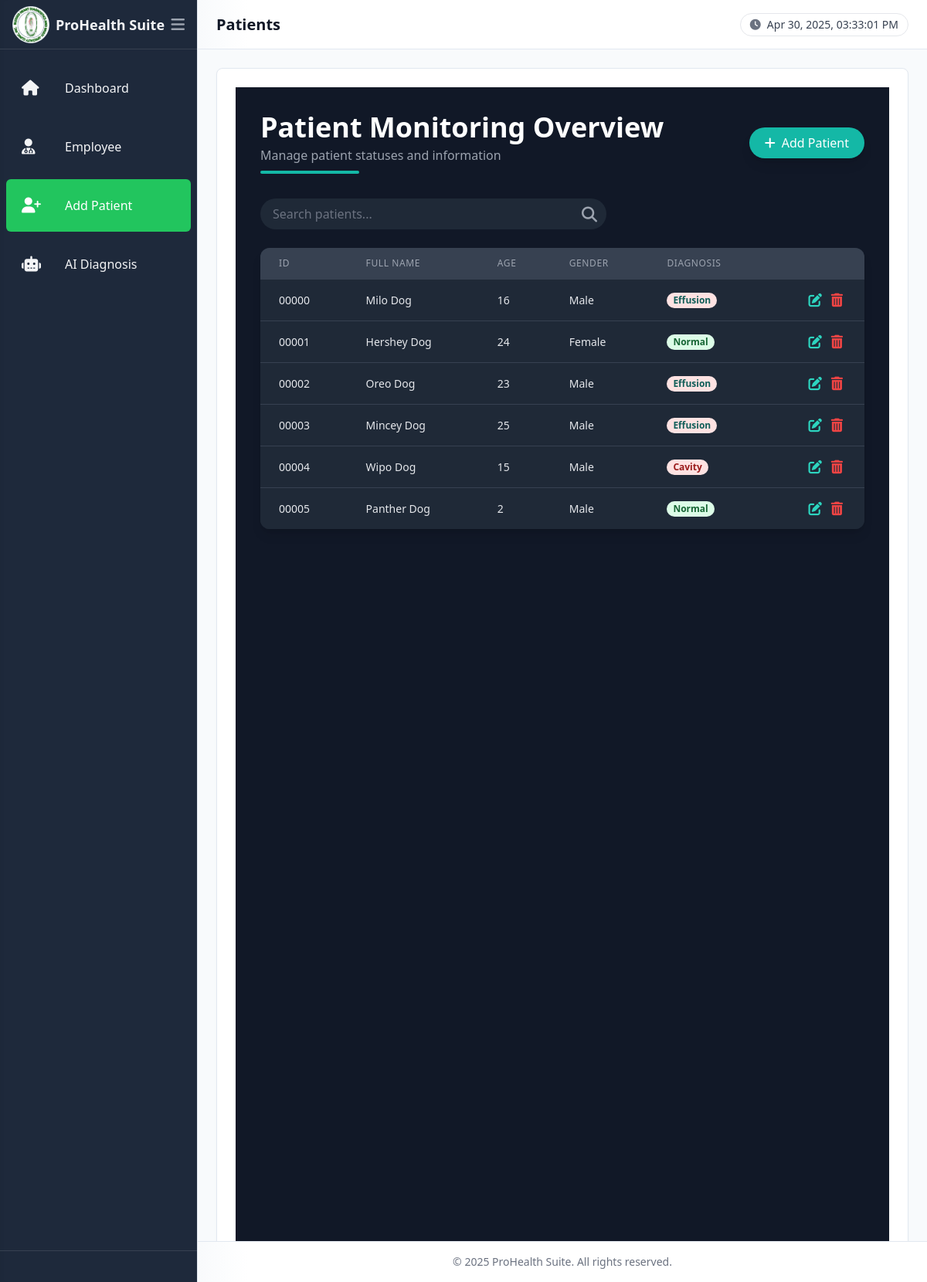
The app's page /patients/ with its own data.
### patient/models.py (models this page shows, shortened)
class Patient(models.Model):
    patient_id = models.CharField(
        max_length=5,
        unique=True,
        editable=False
    )
    GENDER_CHOICES = [
        ('M', 'Male'),
        ('F', 'Female'),
        ('O', 'Other'),
    ]
    DIAGNOSIS_CHOICES = [
        ('Pending', 'Pending'),
        ('No Findings', 'No Findings'),
        ('Cavity', 'Cavity'),
        ('Effusion', 'Effusion'),
    ]
    diagnosis      = models.CharField(
        max_length=20,
        choices=DIAGNOSIS_CHOICES,
        default='Pending'
    )
    confidence     = models.FloatField(
        null=True,
        blank=True,
        help_text="Model confidence (0–1) for the last diagnosis"
    )
    first_name     = models.CharField(max_length=100)
    middle_name    = models.CharField(max_length=100, blank=True, null=True)
    last_name      = models.CharField(max_length=100)
    gender         = models.CharField(max_length=1, choices=GENDER_CHOICES)
    birthdate      = models.DateField()
    age            = models.PositiveIntegerField(editable=False)
    contact_number = models.CharField(max_length=20)
    diagnosis      = models.CharField(
        max_length=20,
        choices=DIAGNOSIS_CHOICES,
        default='Pending'
    )

### patient/views.py (the view, shortened to what this page needs)
# urls.py: path('', views.patient_list, name='patient_list'),
def patient_list(request):
    patients = list(Patient.objects.order_by('last_name'))
    create_form = PatientForm()
    edit_forms = {p.id: PatientForm(instance=p) for p in patients}
    for p in patients:
        p.form = edit_forms[p.id]
    return render(request, 'patient/index.html', {
        'patients': patients,
        'create_form': create_form,
        'active_page': 'patients',
    })

### patient/templates/patient/index.html (shortened to what this page needs)
{% extends 'dashboard_base.html' %}
{% block header_title %}Patients{% endblock %}
{% block content %}
<div class="p-8 bg-gray-900 min-h-screen">
  <div class="flex justify-between items-center mb-8">
    <div>
      <h1 class="text-4xl font-bold text-white">Patient Monitoring Overview</h1>
      <p class="mt-1 text-gray-400">Manage patient statuses and information</p>
      <div class="w-32 h-1 bg-teal-500 mt-2 rounded-full"></div>
    </div>
    <button onclick="openModal('modal-create')" class="flex items-center space-x-2 bg-teal-500 hover:bg-teal-600 text-white px-5 py-2 rounded-full shadow-lg">
      <i class="fas fa-plus"></i>
      <span>Add Patient</span>
    </button>
  </div>
  <div class="relative mb-6 max-w-md">
    <input id="searchInput" type="text" placeholder="Search patients..."
           class="w-full bg-gray-800 text-gray-200 placeholder-gray-500 rounded-full pl-4 pr-12 py-2 focus:outline-none focus:ring-2 focus:ring-teal-500 transition"
           onkeyup="filterTable()">
    <button class="absolute right-3 top-1/2 transform -translate-y-1/2 text-gray-400 hover:text-gray-200">
      <i class="fas fa-search fa-lg"></i>
    </button>
  </div>
  <div class="overflow-x-auto bg-gray-800 rounded-xl shadow-lg">
    <table id="patientTable" class="min-w-full divide-y divide-gray-700">
      <thead class="bg-gray-700">
        <tr>
          <th class="px-6 py-3 text-left text-xs font-medium text-gray-400 uppercase tracking-wider">ID</th>
          <th class="px-6 py-3 text-left text-xs font-medium text-gray-400 uppercase tracking-wider">Full Name</th>
          <th class="px-6 py-3 text-left text-xs font-medium text-gray-400 uppercase tracking-wider">Age</th>
          <th class="px-6 py-3 text-left text-xs font-medium text-gray-400 uppercase tracking-wider">Gender</th>
          <th class="px-6 py-3 text-left text-xs font-medium text-gray-400 uppercase tracking-wider">Diagnosis</th>
          <th class="px-6 py-3"></th>
        </tr>
      </thead>
      <tbody class="bg-gray-800 divide-y divide-gray-700">
        {% for pat in patients %}
        <tr class="hover:bg-gray-700 transition">
          <td class="px-6 py-4 whitespace-nowrap text-sm font-medium text-gray-200">{{ pat.patient_id }}</td>
          <td class="px-6 py-4 whitespace-nowrap text-sm text-gray-200">{{ pat.first_name }}{% if pat.middle_name %} {{ pat.middle_name }}{% endif %} {{ pat.last_name }}</td>
          <td class="px-6 py-4 whitespace-nowrap text-sm text-gray-200">{{ pat.age }}</td>
          <td class="px-6 py-4 whitespace-nowrap text-sm text-gray-200">{{ pat.get_gender_display }}</td>
          <td class="px-6 py-4 whitespace-nowrap text-sm">
            {% if pat.diagnosis == 'No Findings' %}
              <span class="px-2 inline-flex text-xs leading-5 font-semibold rounded-full bg-green-100 text-green-800">
                Normal
              </span>
            {% elif pat.diagnosis == 'Pending' %}
              <span class="px-2 inline-flex text-xs leading-5 font-semibold rounded-full bg-yellow-100 text-yellow-800">
                Pending
              </span>
            {% elif pat.diagnosis == 'Cavity' %}
              <span class="px-2 inline-flex text-xs leading-5 font-semibold rounded-full bg-red-100 text-red-800">
                Cavity
              </span>
            {% elif pat.diagnosis == 'Effusion' %}
              <span class="px-2 inline-flex text-xs leading-5 font-semibold rounded-full bg-red-100 text-teal-800">
                Effusion
              </span>
            {% else %}
              <span class="px-2 inline-flex text-xs leading-5 font-semibold rounded-full bg-gray-100 text-gray-800">
                Unknown
              </span>
            {% endif %}
          </td>
          <td class="px-6 py-4 whitespace-nowrap text-right text-sm font-medium">
            <button onclick="openModal('modal-edit-{{ pat.id }}')" class="text-teal-400 hover:text-teal-300 mx-1"></button>
            <button onclick="openModal('modal-delete-{{ pat.id }}')" class="text-red-500 hover:text-red-400 mx-1"></button>
          </td>
        </tr>
        {% endfor %}
      </tbody>
    </table>
  </div>
</div>
{% endblock %}

### records on screen
Patient: patient_id "00000", first_name "Milo", last_name "Dog", age "16", gender "Male", diagnosis "Effusion"
Patient: patient_id "00001", first_name "Hershey", last_name "Dog", age "24", gender "Female", diagnosis "Normal"
Patient: patient_id "00002", first_name "Oreo", last_name "Dog", age "23", gender "Male", diagnosis "Effusion"
Patient: patient_id "00003", first_name "Mincey", last_name "Dog", age "25", gender "Male", diagnosis "Effusion"
Patient: patient_id "00004", first_name "Wipo", last_name "Dog", age "15", gender "Male", diagnosis "Cavity"
Patient: patient_id "00005", first_name "Panther", last_name "Dog", age "2", gender "Male", diagnosis "Normal"
